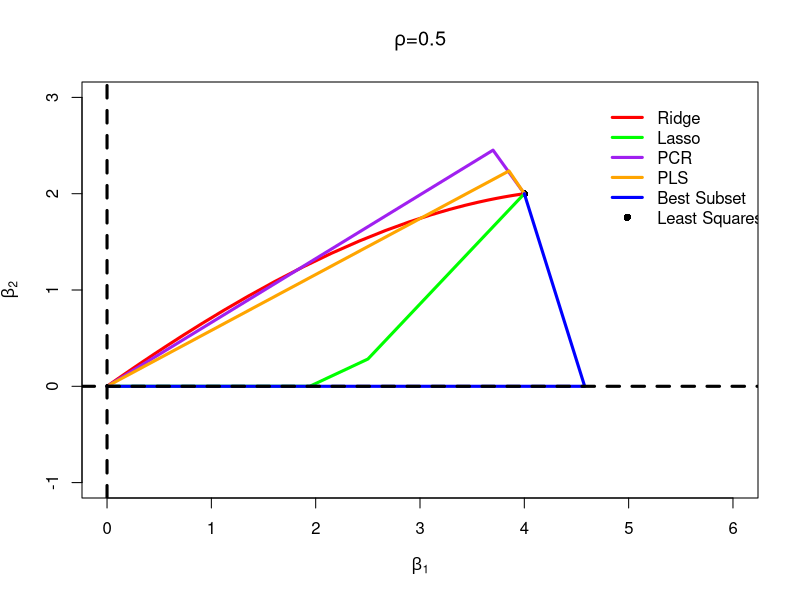
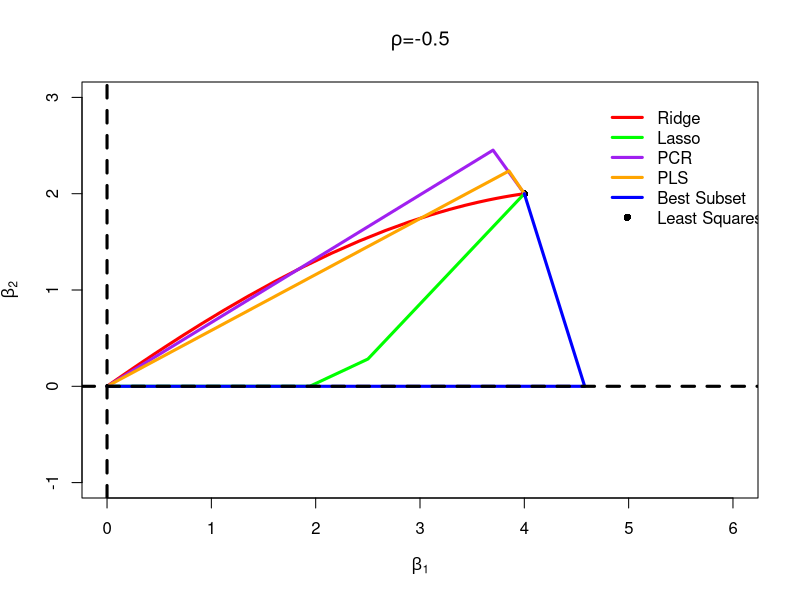

Here is the R script that generated these plots, in order:
# Create data
# From the statement of Figure 3.18
# beta_1 = 4; beta_2 = 2 --> beta = c(4, 2)
# top panel: rho = 0.5
# bottom panel: rho = -0.5
library(MASS)
rho <- 0.5  # correlation
n <- 100 # number of sample
beta <- as.vector(c(4, 2)) # coefficient
Sigma <- matrix(c(1, rho,
                 rho, 1), 2, 2)
X <- mvrnorm(n, c(0, 0), Sigma)
Y <- X %*% beta

# I. Least Squared
ls_fit <- lm(Y ~ 0 + X)
ls_beta <- coef(ls_fit)
ls_beta <- as.matrix(t(ls_beta))

# II. Lasso
# Using package glmnet
# Try different lamdas
grid_search = 10^seq(10, -2, length = 100)
library(glmnet)
lasso_fit = glmnet(X, Y, alpha = 1, lambda = grid_search)
lasso_beta = as.matrix(lasso_fit$beta)
lasso_beta = t(lasso_beta)
attr(lasso_beta, "dimnames") = list(NULL,
                                    c("X1","X2"))

# III. Ridge
ridge_fit = glmnet(X, Y, alpha = 0, lambda = grid_search)
ridge_beta = as.matrix(ridge_fit$beta)
ridge_beta = t(ridge_beta)
attr(ridge_beta, "dimnames") = list(NULL,
                                    c("X1", "X2"))

# IV. PCR
# Using package: pls
library(pls)
pcr_fit = pcr(Y ~ X, scale = FALSE)
pcr_beta = pcr_fit$coefficients
pcr_beta = rbind(c(0, 0), pcr_beta[,,1], pcr_beta[,,2])

# V. PLS
pls_fit = plsr(Y ~ X, scale = FALSE)
pls_beta = pls_fit$coefficients
pls_beta = rbind(c(0, 0), pls_beta[,,1], pls_beta[,,2])

# VI. Best Subset
# Using package leaps
library(leaps)
bs_fit = regsubsets(x = X, y = Y, intercept = FALSE)
if (summary(bs_fit)$which[1, 1]){
  bs_beta = c(coef(bs_fit, 1), 0)
} else {
  bs_beta = c(0, coef(bs_fit, 1))
}
bs_beta = rbind(c(0, 0), bs_beta, coef(bs_fit, 2))
attr(bs_beta, "dimnames") = list(NULL,
                                 c("X1","X2"))  

# Final: Draw the Graph
# when rho = 0.5
png("rho_05.png", width = 640, height = 480)
plot(0, 0,
     xlab = expression(beta[1]),
     ylab = expression(beta[2]),
     main = substitute(paste(rho,"=",r), list(r=rho)),
     xlim = c(0, 6),
     ylim = c(-1, 3),
     type = "n")
par(lwd = 3, cex = 1)
points(ls_beta, col = "black", pch = 16)
lines(ridge_beta, col = "red")
lines(lasso_beta, col = "green")
lines(pcr_beta, col = "purple")
lines(pls_beta, col = "orange")
lines(bs_beta, col = "blue")
abline(h=0, lty = 2)
abline(v=0, lty = 2)
legend(4.8, 3,
       c("Ridge", "Lasso", "PCR", "PLS", "Best Subset", "Least Squares"),
       col = c("red", "green", "purple", "orange", "blue", "black"),
       lty = c(1,1,1,1,1,NA),
       pch =c(NA,NA,NA,NA,NA, 16),
       box.col = "white",
       box.lwd = 0,
       bg = "transparent")
dev.off()




# When rho = -0.5
rho <- -0.5  # correlation
n <- 100 # number of sample
beta <- as.vector(c(4, 2)) # coefficient
Sigma <- matrix(c(1, rho,
                  rho, 1), 2, 2)
X <- mvrnorm(n, c(0, 0), Sigma)
Y <- X %*% beta

# Replay the above whole process
# then draw the other one with rho = -0.5
png("rho_-05.png", width = 640, height = 480)
plot(0, 0,
     xlab = expression(beta[1]),
     ylab = expression(beta[2]),
     main = substitute(paste(rho,"=",r), list(r=rho)),
     xlim = c(0, 6),
     ylim = c(-1, 3),
     type = "n")
par(lwd = 3, cex = 1)
points(ls_beta, col = "black", pch = 16)
lines(ridge_beta, col = "red")
lines(lasso_beta, col = "green")
lines(pcr_beta, col = "purple")
lines(pls_beta, col = "orange")
lines(bs_beta, col = "blue")
abline(h=0, lty = 2)
abline(v=0, lty = 2)
legend(4.8, 3,
       c("Ridge", "Lasso", "PCR", "PLS", "Best Subset", "Least Squares"),
       col = c("red", "green", "purple", "orange", "blue", "black"),
       lty = c(1,1,1,1,1,NA),
       pch =c(NA,NA,NA,NA,NA, 16),
       box.col = "white",
       box.lwd = 0,
       bg = "transparent")
dev.off()
